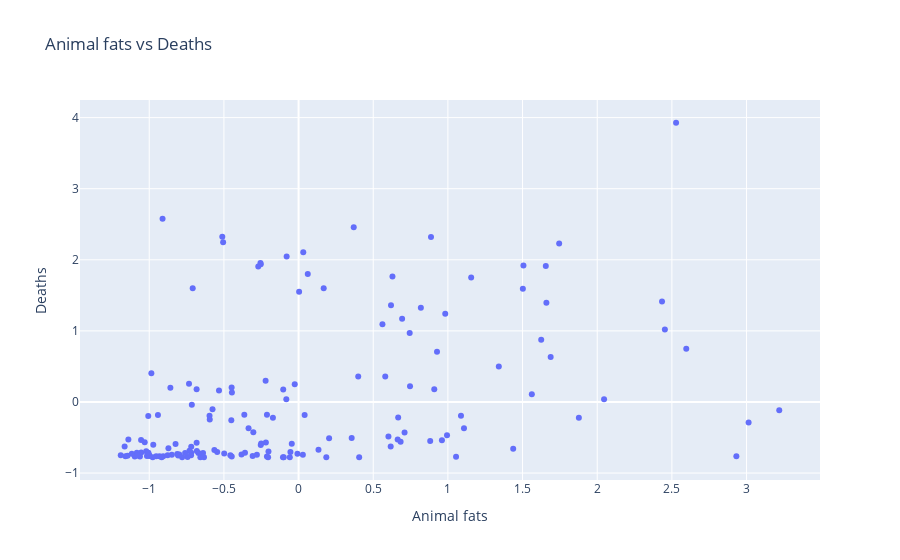

Notebook cell for this chart:
### Markdown cell above
Plot the "Animal fats" vs "Deaths" statistics

### Code cell
animal_deaths = fat_quantity_norm[["Animal fats", "Deaths"]]

fig = px.scatter(animal_deaths, x="Animal fats", y="Deaths", title="Animal fats vs Deaths")
fig.show()

### Figure 1 — Plotly figure (JSON) as saved in the notebook; plotly's stock layout.template omitted (floating-point values rounded to 4 significant figures; data arrays with more than 128 entries replaced by an {"elided": "..."} marker saying what was removed)
{"data": [{"hovertemplate": "Animal fats=%{x}<br>Deaths=%{y}<extra></extra>", "legendgroup": "", "marker": {"color": "#636efa", "symbol": "circle"}, "mode": "markers", "name": "", "orientation": "v", "showlegend": false, "type": "scatter", "x": {"elided": "154 float values"}, "xaxis": "x", "y": {"elided": "154 float values"}, "yaxis": "y"}], "layout": {"legend": {"tracegroupgap": 0}, "title": {"text": "Animal fats vs Deaths"}, "xaxis": {"anchor": "y", "domain": [0, 1], "title": {"text": "Animal fats"}}, "yaxis": {"anchor": "x", "domain": [0, 1], "title": {"text": "Deaths"}}}}
